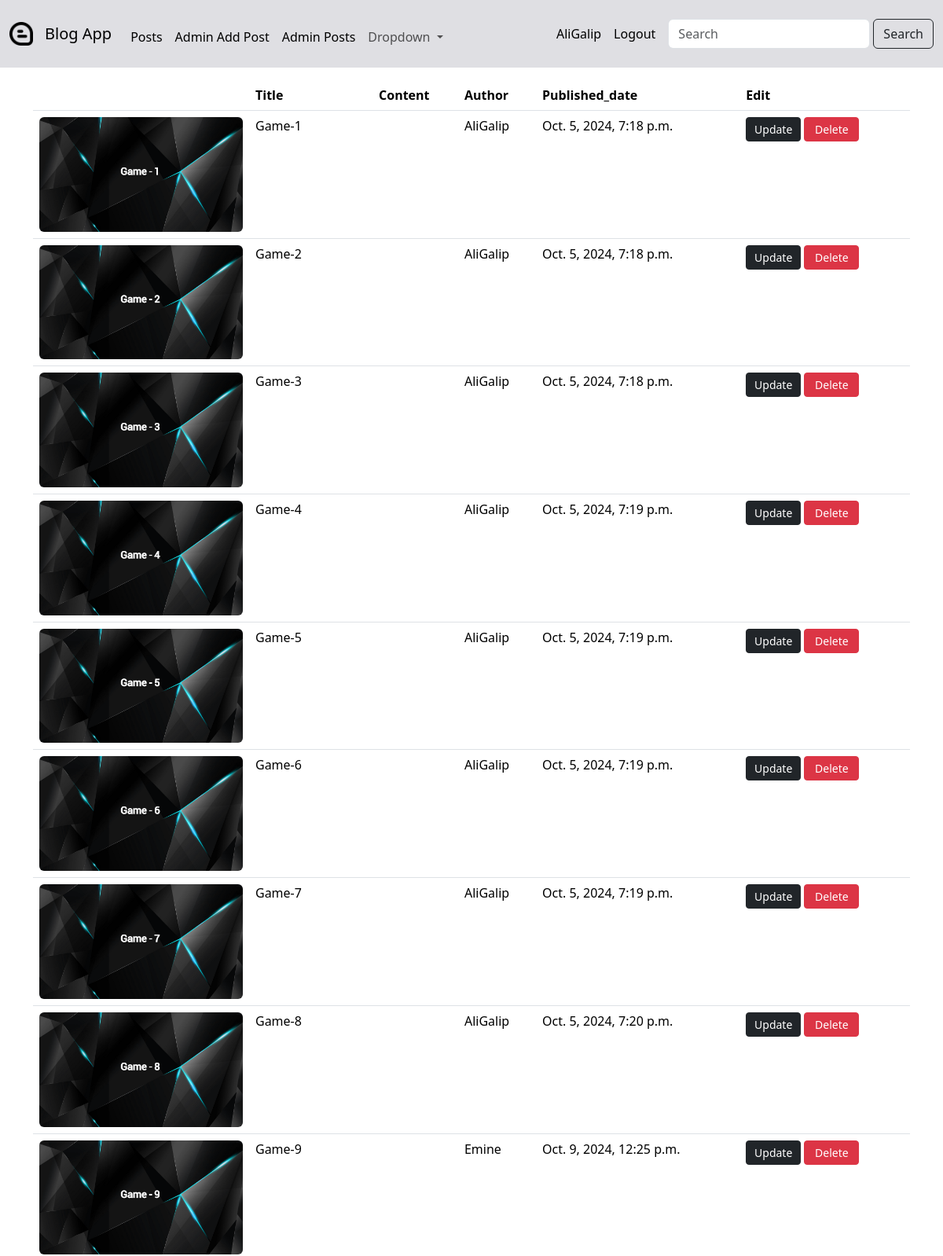
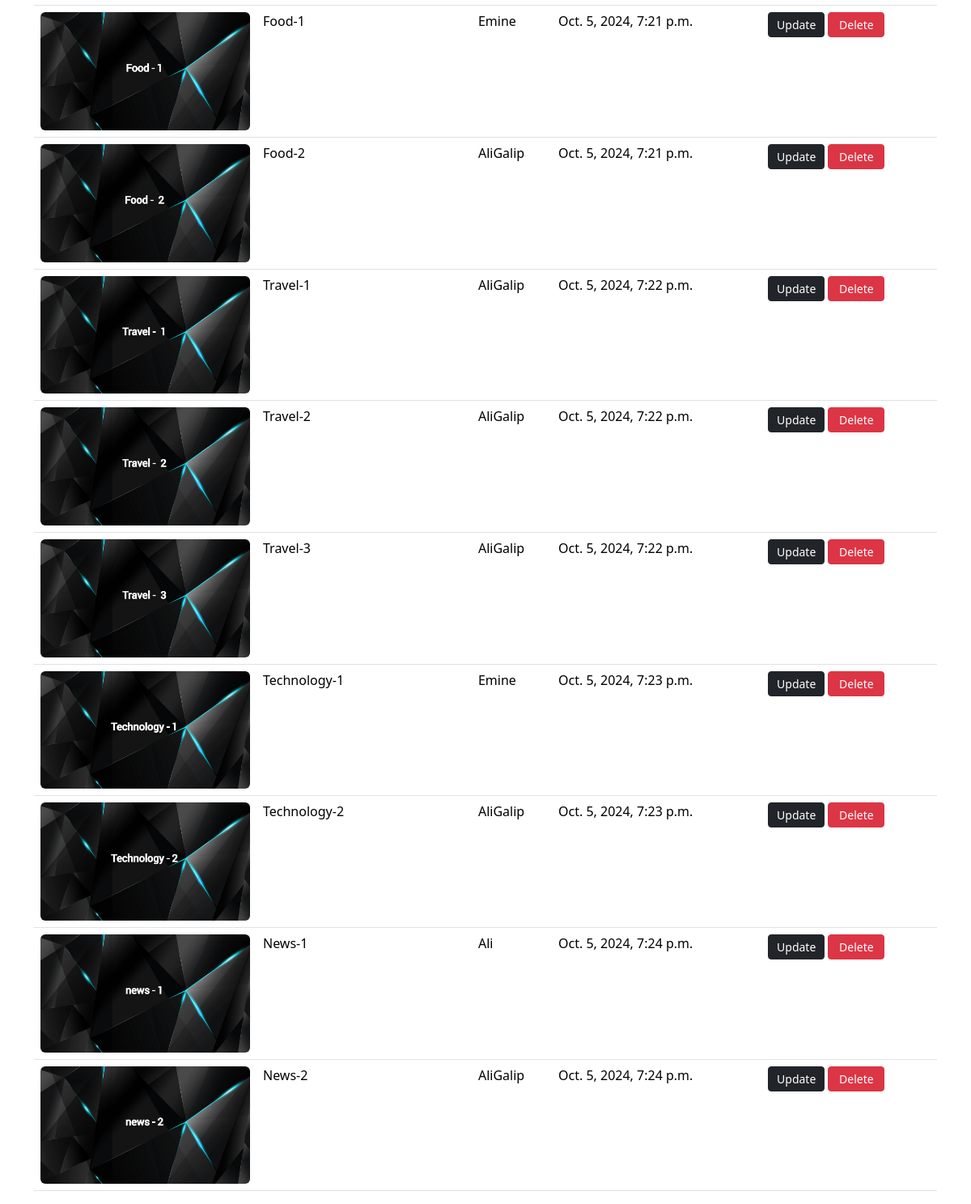
/post-operations (signed in), run on the app's committed database (2 pictures, top to bottom).
### blog/models.py (models this page shows, shortened)
class Post(models.Model):
    title = models.CharField(max_length=100)
    subtitle = models.CharField(max_length=50, default="")
    slug = models.SlugField(editable=True, blank=True, null=False, unique=True)#blank formda slug bilgisi girmek zorunda kalmayalım diye
    content = models.TextField()
    author = models.ForeignKey(User, default=1, on_delete=models.CASCADE)
    category = models.ForeignKey(Category, default=1, on_delete=models.CASCADE, related_name="posts")
    published_date = models.DateTimeField(auto_now=True, blank=True, null=True)
    image = models.ImageField(null=True, upload_to='posts/images/')
    is_active = models.BooleanField(default=1)

### blog/views.py (the view)
# urls.py: path('post-operations', views.post_operations, name='postoperations'),
@user_passes_test(is_admin)
def post_operations(request):
    posts = Post.objects.all()
    return render(request, 'blog/post_op.html', {'posts':posts})

### blog/views.py (called while the page is built)
def is_admin(user):
    if user.is_authenticated and user.is_superuser:
        return True
    else:
        return False

### blog/templates/blog/post_op.html (shortened to what this page needs)
{% extends 'base.html' %}
{% load static %}
{% block css %}
    <link href="{% static 'blog/css/style.css' %}" rel="stylesheet">
{% endblock %}
{% block content %}
    <div class="container mt-3">
        <div class="row">
            <div class="col-12">
                <table class="table">
                    <thead>
                        <tr>
                            <th scope="col" style="width:275px;"></th>
                            <th scope="col">Title</th>
                            <th scope="col">Content</th>
                            <th scope="col">Author</th>
                            <th scope="col">Published_date</th>
                            <th scope="col">Edit</th>
                        </tr>
                    </thead>
                    <tbody>
                        {% for post in posts %}
                            <tr>
                                <td>
                                    <img src="{{ post.image.url }}" class="img-fluid rounded" >
                                </td>
                                <td>{{ post.title }}</td>
                                <td>{{ post.subtitle }}</td>
                                <td>{{ post.author }}</td>
                                <td>{{ post.published_date }}</td>
                                <td>
                                    <a href="{% url 'blog:postedit' post.id %}" class="btn btn-dark btn-sm" style="width: 70px;">Update</a>
                                    <a href="{% url 'blog:postdelete' post.id %}" class="btn btn-danger btn-sm" style="width: 70px;">Delete</a>
                                </td>
                            </tr>
                        {% endfor %}
                    </tbody>
                </table>
            </div>
        </div>
    </div>
{% endblock %}

### templates/includes/_nav.html (shortened to what this page needs)
{% load static %}
<nav class="navbar navbar-expand-md navbar-light fixed-navbar-height" style="background-color: #DFDFE3;">
    <div class="container-fluid">
        <a href="/"><img src="{% static 'img/blog.png' %}" style="margin-right: 15px;" width="30px"></a>
        <a class="navbar-brand me-3 mt-2 h1" href="/">Blog App</a>
        <div class="collapse navbar-collapse" id="navbar">
            <ul class="navbar-nav me-auto">
                <li class="nav-item">
                    <a class="nav-link active mt-2" aria-current="page" href="{% url 'blog:postlist' %}">Posts</a>
                </li>
                {% if user.is_superuser %}
                <li class="nav-item">
                    <a class="nav-link active mt-2" href="{% url 'blog:addpost' %}">Admin Add Post</a>
                </li>
                <li class="nav-item">
                    <a class="nav-link active mt-2" href="{% url 'blog:postoperations' %}">Admin Posts</a>
                </li>
                {% endif %}
                <li class="nav-item dropdown">
                    <a class="nav-link dropdown-toggle mt-2" href="#" role="button" data-bs-toggle="dropdown" aria-expanded="false">
                    Dropdown
                    </a>
                </li>
            </ul>
            <ul class="navbar-nav me-2 ">
                {% if user.is_authenticated %}
                    <li class="nav-item">
                        <a class="nav-link active" href="#">{{user.username}}</a>
                    </li>
                    <li class="nav-item">
                        <a class="nav-link active" href="{% url 'accounts:logoutuser' %}">Logout</a>
                    </li>
                {% endif %}
            </ul>
            {% if page_obj is not None or posts is not None%}
            <form class="d-flex" action="{% url 'blog:postsearch' %}" role="search">
                <input class="form-control me-1 mt-3" type="text" name="q" placeholder="Search" aria-label="Search">
                <button class="btn btn-outline-dark mt-3" type="submit">Search</button>
            </form>
            {% endif %}
        </div>
    </div>
</nav>

### data on the page
Post: image (picture), title "Game-1", author "AliGalip", published_date "Oct. 5, 2024, 7:18 p.m."
Post: image (picture), title "Game-2", author "AliGalip", published_date "Oct. 5, 2024, 7:18 p.m."
Post: image (picture), title "Game-3", author "AliGalip", published_date "Oct. 5, 2024, 7:18 p.m."
Post: image (picture), title "Game-4", author "AliGalip", published_date "Oct. 5, 2024, 7:19 p.m."
Post: image (picture), title "Game-5", author "AliGalip", published_date "Oct. 5, 2024, 7:19 p.m."
Post: image (picture), title "Game-6", author "AliGalip", published_date "Oct. 5, 2024, 7:19 p.m."
Post: image (picture), title "Game-7", author "AliGalip", published_date "Oct. 5, 2024, 7:19 p.m."
Post: image (picture), title "Game-8", author "AliGalip", published_date "Oct. 5, 2024, 7:20 p.m."
Post: image (picture), title "Game-9", author "Emine", published_date "Oct. 9, 2024, 12:25 p.m."
Post: image (picture), title "Food-1", author "Emine", published_date "Oct. 5, 2024, 7:21 p.m."
Post: image (picture), title "Food-2", author "AliGalip", published_date "Oct. 5, 2024, 7:21 p.m."
Post: image (picture), title "Travel-1", author "AliGalip", published_date "Oct. 5, 2024, 7:22 p.m."
Post: image (picture), title "Travel-2", author "AliGalip", published_date "Oct. 5, 2024, 7:22 p.m."
Post: image (picture), title "Travel-3", author "AliGalip", published_date "Oct. 5, 2024, 7:22 p.m."
Post: image (picture), title "Technology-1", author "Emine", published_date "Oct. 5, 2024, 7:23 p.m."
Post: image (picture), title "Technology-2", author "AliGalip", published_date "Oct. 5, 2024, 7:23 p.m."
Post: image (picture), title "News-1", author "Ali", published_date "Oct. 5, 2024, 7:24 p.m."
Post: image (picture), title "News-2", author "AliGalip", published_date "Oct. 5, 2024, 7:24 p.m."

### other printed values
{{ user.username }} "AliGalip"
